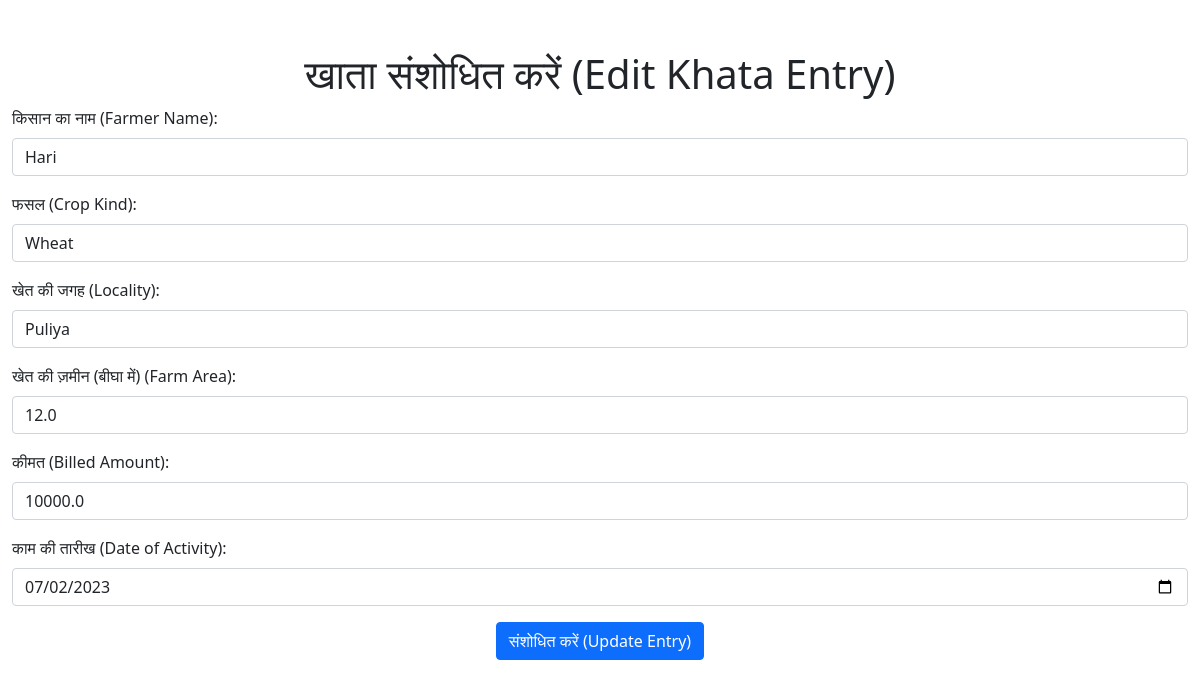
/edit_entry/1, run on the app's committed database.
### app.py (models this page shows, shortened)
class KhataEntry(db.Model):
    id = db.Column(db.Integer, primary_key=True)
    lender_id = db.Column(db.Integer, db.ForeignKey('user.id'), nullable=False, index=True)
    farmer_name = db.Column(db.String(100), nullable=False)
    crop_kind = db.Column(db.String(100), nullable=False)
    locality = db.Column(db.String(100), nullable=False)
    farm_area = db.Column(db.Float, nullable=False)
    billed_amount = db.Column(db.Float, nullable=False)
    date_of_activity = db.Column(db.DateTime, nullable=False, default=datetime.utcnow)

### app.py (the view, shortened to what this page needs)
@login_required
@app.route('/edit_entry/<int:entry_id>', methods=['GET', 'POST'])
def edit_entry(entry_id):
    entry = KhataEntry.query.get_or_404(entry_id)
    return render_template('edit_entry.html', entry=entry)

### templates/edit_entry.html (shortened to what this page needs)
<!DOCTYPE html>
<html>
<head>
    <link rel="stylesheet" href="https://stackpath.bootstrapcdn.com/bootstrap/5.0.0-alpha1/css/bootstrap.min.css">
</head>
<body>
    <div class="container">
        <h1 class="text-center">खाता संशोधित करें (Edit Khata Entry)</h1>
        <form method="POST" action="/edit_entry/{{ entry.id }}">
            <div class="mb-3">
                <label for="farmer_name" class="form-label">किसान का नाम (Farmer Name):</label>
                <input type="text" id="farmer_name" name="farmer_name" value="{{ entry.farmer_name }}" class="form-control" required>
            </div>
            <div class="mb-3">
                <label for="crop_kind" class="form-label">फसल (Crop Kind):</label>
                <input type="text" id="crop_kind" name="crop_kind" value="{{ entry.crop_kind }}" class="form-control" required>
            </div>
            <div class="mb-3">
                <label for="locality" class="form-label">खेत की जगह (Locality):</label>
                <input type="text" id="locality" name="locality" value="{{ entry.locality }}" class="form-control" required>
            </div>
            <div class="mb-3">
                <label for="farm_area" class="form-label">खेत की ज़मीन (बीघा में) (Farm Area):</label>
                <input type="number" id="farm_area" name="farm_area" step="0.25" value="{{ entry.farm_area }}" class="form-control" required>
            </div>
            <div class="mb-3">
                <label for="billed_amount" class="form-label">कीमत (Billed Amount):</label>
                <input type="number" id="billed_amount" name="billed_amount" step="10" value="{{ entry.billed_amount }}" class="form-control" required>
            </div>
            <div class="mb-3">
                <label for="date_of_activity" class="form-label">काम की तारीख (Date of Activity):</label>
                <input type="date" id="date_of_activity" name="date_of_activity" value="{{ entry.date_of_activity.strftime('%Y-%m-%d') }}" class="form-control" required>
            </div>
            <div class="text-center">
                <input type="submit" value="संशोधित करें (Update Entry)" class="btn btn-primary">
            </div>
        </form>
    </div>
</body>
</html>

### templates/edit_entry.html (style rules this page uses)
.container { max-width: 100%; margin-top: 50px; margin-bottom: 50px; }

### data on the page
KhataEntry: farmer_name "Hari", crop_kind "Wheat", locality "Puliya", farm_area "12.0", billed_amount "10000.0", date_of_activity "07/02/2023"
